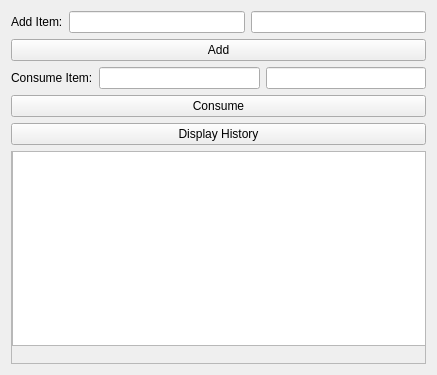
<?xml version="1.0" encoding="UTF-8"?>
<ui version="4.0">
 <class>doc</class>
 <widget class="QWidget" name="doc">
  <property name="geometry">
   <rect>
    <x>0</x>
    <y>0</y>
    <width>437</width>
    <height>375</height>
   </rect>
  </property>
  <property name="windowTitle">
   <string>doc</string>
  </property>
  <layout class="QVBoxLayout" name="verticalLayout">
   <item>
    <layout class="QHBoxLayout" name="horizontalLayout">
     <item>
      <widget class="QLabel" name="label">
       <property name="text">
        <string>Add Item:</string>
       </property>
      </widget>
     </item>
     <item>
      <widget class="QLineEdit" name="addItemName"/>
     </item>
     <item>
      <widget class="QLineEdit" name="addItemQ"/>
     </item>
    </layout>
   </item>
   <item>
    <widget class="QPushButton" name="addButton">
     <property name="text">
      <string>Add</string>
     </property>
    </widget>
   </item>
   <item>
    <layout class="QHBoxLayout" name="horizontalLayout_2">
     <item>
      <widget class="QLabel" name="label_2">
       <property name="text">
        <string>Consume Item:</string>
       </property>
      </widget>
     </item>
     <item>
      <widget class="QLineEdit" name="consumeItemName"/>
     </item>
     <item>
      <widget class="QLineEdit" name="consumeItemQ"/>
     </item>
    </layout>
   </item>
   <item>
    <widget class="QPushButton" name="consumeButton">
     <property name="text">
      <string>Consume</string>
     </property>
    </widget>
   </item>
   <item>
    <widget class="QPushButton" name="displayButton">
     <property name="text">
      <string>Display History</string>
     </property>
    </widget>
   </item>
   <item>
    <widget class="QScrollArea" name="scrollArea">
     <property name="widgetResizable">
      <bool>true</bool>
     </property>
     <widget class="QWidget" name="scrollAreaWidgetContents">
      <property name="geometry">
       <rect>
        <x>0</x>
        <y>0</y>
        <width>417</width>
        <height>186</height>
       </rect>
      </property>
      <widget class="QTextEdit" name="textEdit">
       <property name="geometry">
        <rect>
         <x>0</x>
         <y>-7</y>
         <width>419</width>
         <height>201</height>
        </rect>
       </property>
      </widget>
     </widget>
    </widget>
   </item>
  </layout>
 </widget>
 <layoutdefault spacing="6" margin="11"/>
 <resources/>
 <connections/>
</ui>
